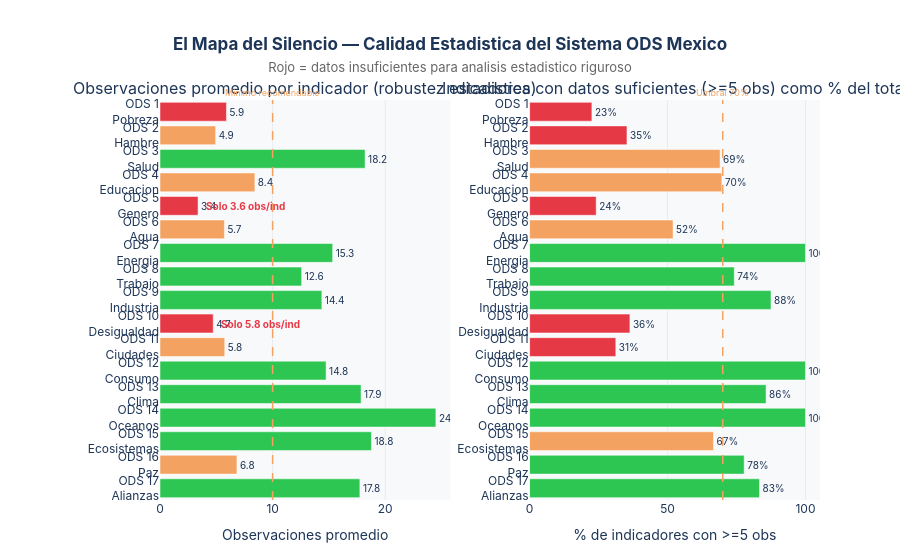

The cell this chart's notebook holds for it:
### Markdown cell above
---
## Acto I — El Mapa del Silencio: qué tan bien medimos lo que importa

### Code cell
# ══════════════════════════════════════════════════════════════════════════════
# FIGURA 1 — Cobertura de datos por ODS: quién tiene voz estadística
# ══════════════════════════════════════════════════════════════════════════════

ods_nombres = {
    1:'Pobreza', 2:'Hambre', 3:'Salud', 4:'Educacion', 5:'Genero',
    6:'Agua', 7:'Energia', 8:'Trabajo', 9:'Industria', 10:'Desigualdad',
    11:'Ciudades', 12:'Consumo', 13:'Clima', 14:'Oceanos',
    15:'Ecosistemas', 16:'Paz', 17:'Alianzas'
}
ods_colores = {
    1:'#E5243B', 2:'#DDA63A', 3:'#4C9F38', 4:'#C5192D', 5:'#FF3A21',
    6:'#26BDE2', 7:'#FCC30B', 8:'#A21942', 9:'#FD6925', 10:'#DD1367',
    11:'#FD9D24', 12:'#BF8B2E', 13:'#3F7E44', 14:'#0A97D9', 15:'#56C02B',
    16:'#00689D', 17:'#19486A'
}

cob = cobertura.copy()
cob['label'] = cob['ods_number'].apply(
    lambda x: 'ODS ' + str(x) + '<br>' + ods_nombres.get(x, '')
)
cob['color'] = cob['ods_number'].map(ods_colores)
cob['es_ods10'] = cob['ods_number'] == 10

fig_cob = make_subplots(
    rows=1, cols=2,
    subplot_titles=[
        'Observaciones promedio por indicador (robustez estadistica)',
        'Indicadores con datos suficientes (>=5 obs) como % del total'
    ],
    horizontal_spacing=0.12
)

# Panel izq: observaciones promedio
bar_colors_obs = [
    C_ALERTA if row['ods_number'] in [5, 10, 1] else
    C_ACENTO  if row['obs_promedio'] < 10 else
    C_MEJORA
    for _, row in cob.iterrows()
]
fig_cob.add_trace(go.Bar(
    y=cob['label'], x=cob['obs_promedio'],
    orientation='h',
    marker_color=bar_colors_obs,
    marker_line_color='white', marker_line_width=0.5,
    text=['{:.1f}'.format(v) for v in cob['obs_promedio']],
    textposition='outside', textfont=dict(size=10),
    name='Obs. promedio',
    hovertemplate='<b>%{y}</b><br>Obs. promedio: <b>%{x:.1f}</b><extra></extra>',
    showlegend=False
), row=1, col=1)

fig_cob.add_vline(
    x=10, line_dash='dash', line_color=C_ACENTO, line_width=1.5, row=1, col=1,
    annotation_text='Minimo recomendable', annotation_position='top',
    annotation_font=dict(size=9, color=C_ACENTO)
)

# Anotaciones para los peores
for ods_id, texto in [(5, 'Solo 3.6 obs/ind'), (10, 'Solo 5.8 obs/ind')]:
    r = cob[cob['ods_number']==ods_id].iloc[0]
    fig_cob.add_annotation(
        x=r['obs_promedio'] + 0.5, y=r['label'],
        text='<b>' + texto + '</b>',
        showarrow=False, xanchor='left',
        font=dict(size=10, color=C_ALERTA), row=1, col=1
    )

# Panel der: % con datos suficientes
cob['pct_datos'] = cob['con_5_obs'] / cob['total'] * 100
bar_colors_pct = [
    C_ALERTA if row['pct_datos'] < 40 else
    C_ACENTO  if row['pct_datos'] < 70 else
    C_MEJORA
    for _, row in cob.iterrows()
]
fig_cob.add_trace(go.Bar(
    y=cob['label'], x=cob['pct_datos'],
    orientation='h',
    marker_color=bar_colors_pct,
    marker_line_color='white', marker_line_width=0.5,
    text=['{:.0f}%'.format(v) for v in cob['pct_datos']],
    textposition='outside', textfont=dict(size=10),
    name='% con datos',
    hovertemplate='<b>%{y}</b><br>Con datos suficientes: <b>%{x:.0f}%</b><extra></extra>',
    showlegend=False
), row=1, col=2)

fig_cob.add_vline(
    x=70, line_dash='dash', line_color=C_ACENTO, line_width=1.5, row=1, col=2,
    annotation_text='Umbral 70%', annotation_position='top',
    annotation_font=dict(size=9, color=C_ACENTO)
)

fig_cob.update_xaxes(showgrid=True, gridcolor='#E9ECEF')
fig_cob.update_yaxes(showgrid=False, autorange='reversed')
fig_cob.update_xaxes(title_text='Observaciones promedio', row=1, col=1)
fig_cob.update_xaxes(title_text='% de indicadores con >=5 obs', row=1, col=2)

fig_cob.update_layout(
    title=dict(
        text='<b>El Mapa del Silencio — Calidad Estadistica del Sistema ODS Mexico</b><br>'
             '<span style="font-size:13px;color:#666;font-weight:normal">'
             'Rojo = datos insuficientes para analisis estadistico riguroso</span>',
        x=0.5, xanchor='center'
    ),
    height=560, plot_bgcolor=C_FONDO, paper_bgcolor='white',
    font=dict(family='Inter, Arial, sans-serif', color=C_LINEA),
    margin=dict(t=100, b=60, l=160)
)
fig_cob.show()

# Los 3 ODS con peores datos
peores = cob.nsmallest(3, 'obs_promedio')[['ods_number','total','cargados','obs_promedio','con_5_obs']]
print('Los 3 ODS con menor cobertura estadistica:')
for _, r in peores.iterrows():
    print('  ODS {:2d} ({}): {:.1f} obs/ind, solo {}/{} con datos suficientes'.format(
        int(r['ods_number']), ods_nombres.get(int(r['ods_number']),''),
        r['obs_promedio'], int(r['con_5_obs']), int(r['total'])))

### Figure 1 — Plotly figure (JSON) as saved in the notebook; plotly's stock layout.template omitted (floating-point values rounded to 4 significant figures)
{"data": [{"hovertemplate": "<b>%{y}</b><br>Obs. promedio: <b>%{x:.1f}</b><extra></extra>", "marker": {"color": ["#E63946", "#F4A261", "#2DC653", "#F4A261", "#E63946", "#F4A261", "#2DC653", "#2DC653", "#2DC653", "#E63946", "#F4A261", "#2DC653", "#2DC653", "#2DC653", "#2DC653", "#F4A261", "#2DC653"], "line": {"color": "white", "width": 0.5}}, "name": "Obs. promedio", "orientation": "h", "showlegend": false, "text": ["5.9", "4.9", "18.2", "8.4", "3.4", "5.7", "15.3", "12.6", "14.4", "4.7", "5.8", "14.8", "17.9", "24.5", "18.8", "6.8", "17.8"], "textfont": {"size": 10}, "textposition": "outside", "type": "bar", "x": [5.903, 4.941, 18.21, 8.424, 3.379, 5.72, 15.33, 12.58, 14.38, 4.727, 5.75, 14.75, 17.86, 24.5, 18.78, 6.833, 17.75], "xaxis": "x", "y": ["ODS 1<br>Pobreza", "ODS 2<br>Hambre", "ODS 3<br>Salud", "ODS 4<br>Educacion", "ODS 5<br>Genero", "ODS 6<br>Agua", "ODS 7<br>Energia", "ODS 8<br>Trabajo", "ODS 9<br>Industria", "ODS 10<br>Desigualdad", "ODS 11<br>Ciudades", "ODS 12<br>Consumo", "ODS 13<br>Clima", "ODS 14<br>Oceanos", "ODS 15<br>Ecosistemas", "ODS 16<br>Paz", "ODS 17<br>Alianzas"], "yaxis": "y"}, {"hovertemplate": "<b>%{y}</b><br>Con datos suficientes: <b>%{x:.0f}%</b><extra></extra>", "marker": {"color": ["#E63946", "#E63946", "#F4A261", "#F4A261", "#E63946", "#F4A261", "#2DC653", "#2DC653", "#2DC653", "#E63946", "#E63946", "#2DC653", "#2DC653", "#2DC653", "#F4A261", "#2DC653", "#2DC653"], "line": {"color": "white", "width": 0.5}}, "name": "% con datos", "orientation": "h", "showlegend": false, "text": ["23%", "35%", "69%", "70%", "24%", "52%", "100%", "74%", "88%", "36%", "31%", "100%", "86%", "100%", "67%", "78%", "83%"], "textfont": {"size": 10}, "textposition": "outside", "type": "bar", "x": [22.58, 35.29, 69.05, 69.7, 24.14, 52.0, 100.0, 74.19, 87.5, 36.36, 31.25, 100.0, 85.71, 100.0, 66.67, 77.78, 83.33], "xaxis": "x2", "y": ["ODS 1<br>Pobreza", "ODS 2<br>Hambre", "ODS 3<br>Salud", "ODS 4<br>Educacion", "ODS 5<br>Genero", "ODS 6<br>Agua", "ODS 7<br>Energia", "ODS 8<br>Trabajo", "ODS 9<br>Industria", "ODS 10<br>Desigualdad", "ODS 11<br>Ciudades", "ODS 12<br>Consumo", "ODS 13<br>Clima", "ODS 14<br>Oceanos", "ODS 15<br>Ecosistemas", "ODS 16<br>Paz", "ODS 17<br>Alianzas"], "yaxis": "y2"}], "layout": {"annotations": [{"font": {"size": 16}, "showarrow": false, "text": "Observaciones promedio por indicador (robustez estadistica)", "x": 0.22, "xanchor": "center", "xref": "paper", "y": 1, "yanchor": "bottom", "yref": "paper"}, {"font": {"size": 16}, "showarrow": false, "text": "Indicadores con datos suficientes (>=5 obs) como % del total", "x": 0.78, "xanchor": "center", "xref": "paper", "y": 1, "yanchor": "bottom", "yref": "paper"}, {"font": {"color": "#F4A261", "size": 9}, "showarrow": false, "text": "Minimo recomendable", "x": 10, "xanchor": "center", "xref": "x", "y": 1, "yanchor": "bottom", "yref": "y domain"}, {"font": {"color": "#E63946", "size": 10}, "showarrow": false, "text": "<b>Solo 3.6 obs/ind</b>", "x": 3.879, "xanchor": "left", "xref": "x", "y": "ODS 5<br>Genero", "yref": "y"}, {"font": {"color": "#E63946", "size": 10}, "showarrow": false, "text": "<b>Solo 5.8 obs/ind</b>", "x": 5.227, "xanchor": "left", "xref": "x", "y": "ODS 10<br>Desigualdad", "yref": "y"}, {"font": {"color": "#F4A261", "size": 9}, "showarrow": false, "text": "Umbral 70%", "x": 70, "xanchor": "center", "xref": "x2", "y": 1, "yanchor": "bottom", "yref": "y2 domain"}], "font": {"color": "#1D3557", "family": "Inter, Arial, sans-serif"}, "height": 560, "margin": {"b": 60, "l": 160, "t": 100}, "paper_bgcolor": "white", "plot_bgcolor": "#F8F9FA", "shapes": [{"line": {"color": "#F4A261", "dash": "dash", "width": 1.5}, "type": "line", "x0": 10, "x1": 10, "xref": "x", "y0": 0, "y1": 1, "yref": "y domain"}, {"line": {"color": "#F4A261", "dash": "dash", "width": 1.5}, "type": "line", "x0": 70, "x1": 70, "xref": "x2", "y0": 0, "y1": 1, "yref": "y2 domain"}], "title": {"text": "<b>El Mapa del Silencio — Calidad Estadistica del Sistema ODS Mexico</b><br><span style=\"font-size:13px;color:#666;font-weight:normal\">Rojo = datos insuficientes para analisis estadistico riguroso</span>", "x": 0.5, "xanchor": "center"}, "xaxis": {"anchor": "y", "domain": [0, 0.44], "gridcolor": "#E9ECEF", "showgrid": true, "title": {"text": "Observaciones promedio"}}, "xaxis2": {"anchor": "y2", "domain": [0.56, 1], "gridcolor": "#E9ECEF", "showgrid": true, "title": {"text": "% de indicadores con >=5 obs"}}, "yaxis": {"anchor": "x", "autorange": "reversed", "domain": [0, 1], "showgrid": false}, "yaxis2": {"anchor": "x2", "autorange": "reversed", "domain": [0, 1], "showgrid": false}}}
